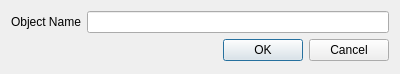
<?xml version="1.0" encoding="UTF-8"?>
<ui version="4.0">
 <class>InputLayer</class>
 <widget class="QDialog" name="InputLayer">
  <property name="geometry">
   <rect>
    <x>0</x>
    <y>0</y>
    <width>400</width>
    <height>74</height>
   </rect>
  </property>
  <property name="windowTitle">
   <string>Input Layer</string>
  </property>
  <layout class="QFormLayout" name="formLayout">
   <item row="0" column="0">
    <widget class="QLabel" name="objectNameLabel">
     <property name="text">
      <string>Object Name</string>
     </property>
    </widget>
   </item>
   <item row="0" column="1">
    <widget class="QLineEdit" name="objectNameLineEdit"/>
   </item>
   <item row="1" column="0" colspan="2">
    <widget class="QDialogButtonBox" name="buttonBox">
     <property name="orientation">
      <enum>Qt::Horizontal</enum>
     </property>
     <property name="standardButtons">
      <set>QDialogButtonBox::Cancel|QDialogButtonBox::Ok</set>
     </property>
    </widget>
   </item>
  </layout>
 </widget>
 <resources/>
 <connections>
  <connection>
   <sender>buttonBox</sender>
   <signal>accepted()</signal>
   <receiver>InputLayer</receiver>
   <slot>accept()</slot>
   <hints>
    <hint type="sourcelabel">
     <x>248</x>
     <y>254</y>
    </hint>
    <hint type="destinationlabel">
     <x>157</x>
     <y>274</y>
    </hint>
   </hints>
  </connection>
  <connection>
   <sender>buttonBox</sender>
   <signal>rejected()</signal>
   <receiver>InputLayer</receiver>
   <slot>reject()</slot>
   <hints>
    <hint type="sourcelabel">
     <x>316</x>
     <y>260</y>
    </hint>
    <hint type="destinationlabel">
     <x>286</x>
     <y>274</y>
    </hint>
   </hints>
  </connection>
 </connections>
</ui>
